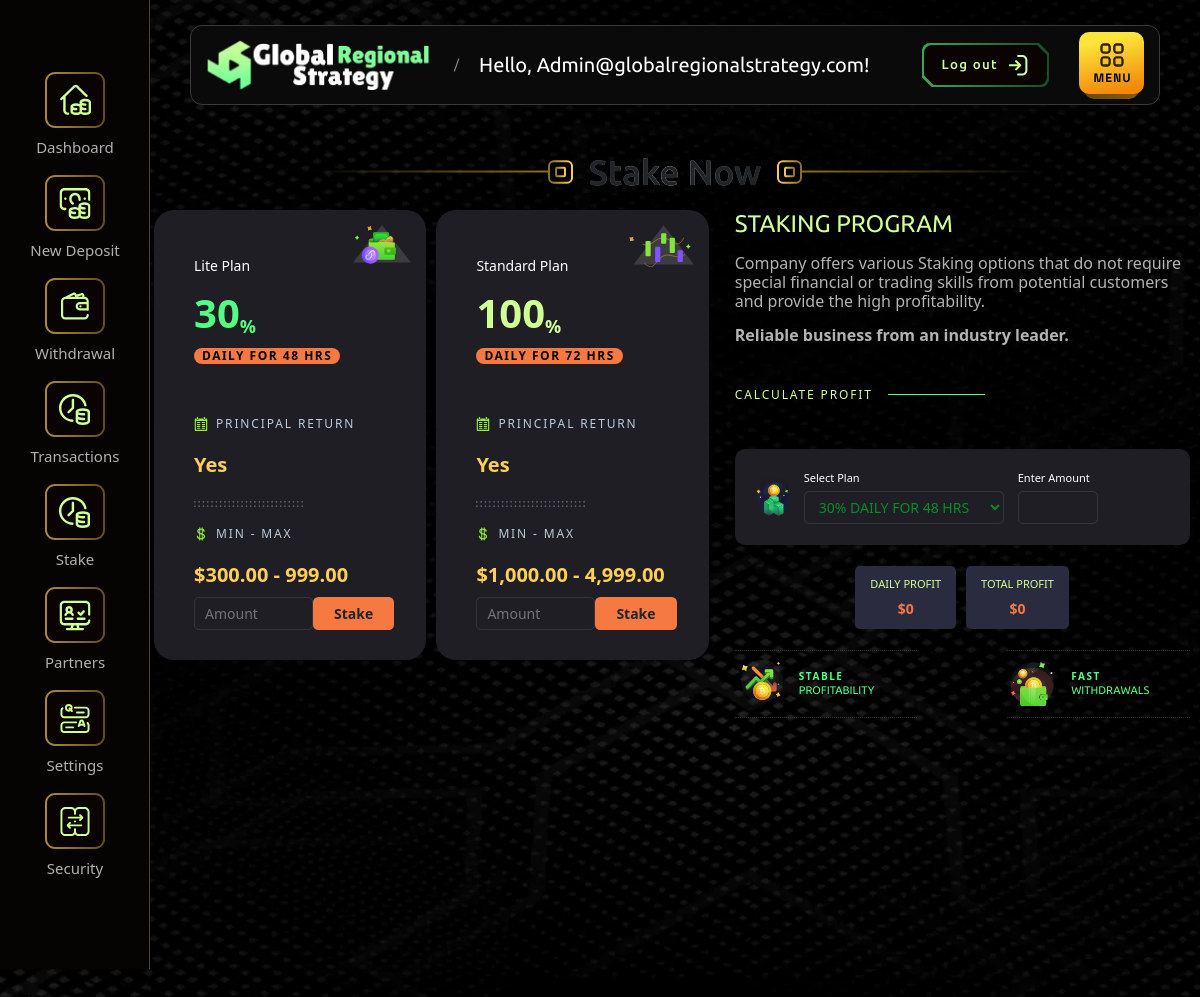
The page /stake/ (signed in) on the database its author committed.
### core/models.py (models this page shows, shortened)
class InvestmentPlan(models.Model):
    PLAN_CHOICES = [
        ('LITE', 'Lite Plan'),
        ('STANDARD', 'Standard Plan'),
        ('PREMIUM', 'Premium Plan'),
        ('DIAMOND', 'Diamond Plan'),
    ]
    name = models.CharField(max_length=20, choices=PLAN_CHOICES, unique=True)
    daily_percentage = models.IntegerField()
    duration_hours = models.PositiveIntegerField()  # e.g., 48 hours
    min_amount = models.DecimalField(max_digits=10, decimal_places=2)  # e.g., $300
    max_amount = models.DecimalField(max_digits=10, decimal_places=2, null=True, blank=True)  # e.g., Unlimited
    principal_return = models.BooleanField(default=True)

### core/views.py (the view, shortened to what this page needs)
# urls.py: path('stake/', views.stake, name='stake'),
@login_required
def stake(request):
    plan_names = ['LITE', 'STANDARD', 'PREMIUM', 'DIAMOND']
    plans = []
    for name in plan_names:
        try:
            plan = InvestmentPlan.objects.get(name=name)
            plans.append(plan)
        except InvestmentPlan.DoesNotExist:
            plans.append(None)
    import json
    daily_rates = {}
    plan_durations = {}
    for i, plan in enumerate(plans, 1):
        if plan:
            daily_rates[i] = plan.daily_percentage
            plan_durations[i] = plan.duration_hours
    context = {
        'plans': plans,
        'daily_rates': json.dumps(daily_rates),
        'plan_durations': json.dumps(plan_durations)
    }
    return render(request, 'invest.html', context)

### core/templates/invest.html (shortened to what this page needs)
{% extends "dashnav.html" %}
{% load humanize %}
{% load static %}
{% block content %}
<link href="https://cdn.jsdelivr.net/npm/bootstrap@5.3.2/dist/css/bootstrap.min.css" rel="stylesheet">
<header class="uk-heading uk-text-center uk-margin-small-bottom">
    <h1 class="uk-heading-line">Stake Now </h1>
</header>
<section class="invest" style="margin-top:0;margin-left:1em">
    <div class="container">
        <div class="row" style="margin-left:1em">
            <div class="col-lg-6 order-2 order-lg-1">
                <div class="invest-plan">
                    <div class="invest-plan__list">
                        <div class="invest-plan__item">
                            <div class="plan-item__icon">
                                <img src="{% static "img-new/plan1.svg" %}" alt="" style="height:42px">
                            </div>
                            <div class="text-white mb-2" style="color:white">{{ plans.0.get_name_display }}</div>
                            <div class="invest-plan__head">
                                <div class="invest-plan__percent"> <span>{{ plans.0.daily_percentage }}<sub>%</sub></span>
                                    <p> daily for {{ plans.0.duration_hours }} hrs
                                    </p>
                                </div>
                            </div>
                            <div class="invest-plan__info">
                                <div class="invest-plan__info-item">
                                    <p>Principal Return<img src="{% static "img/calendar.svg" %}" alt="plan-info-1-1" />
                                    </p>
                                    <span>
                                        {{ plans.0.principal_return|yesno:"Yes,No" }}
                                    </span>
                                </div>
                                <div class="invest-plan__info-item">
                                    <p>min - max<img src="{% static "img/dollar.svg" %}" alt="plan-info-1-2" />
                                    </p>
                                    <span>${{ plans.0.min_amount |floatformat:2|intcomma }} - {{ plans.0.max_amount |floatformat:2|intcomma |default:"Unlimited" }}</span>
                                    <form method="POST" action="{% url 'stake' %}">
                                        <div class="d-flex justify-content-center mt-2">
                                            <input type="text" name="amount" class="cal-input__input" size=7 placeholder="Amount">
                                            <button type="submit" class="btn custom-btn px-4 cal-input__input">Stake</button>
                                        </div>
                                    </form>
                                </div>
                            </div>
                        </div>
                        <div class="invest-plan__item">
                            <div class="plan-item__icon">
                                <img src="{% static "img-new/plan2.svg" %}" alt="" style="height:42px">
                            </div>
                            <div class="text-white mb-2" style="color:white">{{ plans.1.get_name_display }}</div>
                            <div class="invest-plan__head">
                                <div class="invest-plan__percent"> <span>{{ plans.1.daily_percentage }}<sub>%</sub></span>
                                    <p> daily for {{ plans.1.duration_hours }} hrs
                                    </p>
                                </div>
                            </div>
                            <div class="invest-plan__info">
                                <div class="invest-plan__info-item">
                                    <p>Principal Return<img src="{% static "img/calendar.svg" %}" alt="plan-info-1-1" />
                                    </p>
                                    <span>
                                        {{ plans.1.principal_return|yesno:"Yes,No" }}
                                    </span>
                                </div>
                                <div class="invest-plan__info-item">
                                    <p>min - max<img src="{% static "img/dollar.svg" %}" alt="plan-info-1-2" />
                                    </p>
                                    <span>${{ plans.1.min_amount |floatformat:2|intcomma }} - {{ plans.1.max_amount |floatformat:2|intcomma |default:"Unlimited" }}</span>
                                    <form method="POST" action="{% url 'stake' %}">
                                        <div class="d-flex justify-content-center mt-2">
                                            <input type="text" name="amount" class="cal-input__input" size=7 placeholder="Amount">
                                            <button type="submit" class="btn custom-btn px-4 cal-input__input">Stake</button>
                                        </div>
                                    </form>
                                </div>
                            </div>
                        </div>
                    </div>
                </div>
                <div class="invest-plan mt-3">
                    <div class="invest-plan__list">
                    </div>
                </div>
            </div>
            <div class="col-lg-6 order-1 order-lg-2">
                <div class="invest-wrap">
                    <div class="main-title">
                        <div class="main-title__text">Staking Program
                        </div>
                    </div>
                    <div class="main-text">
                        <p>Company offers various Staking options that do not require special
                            financial or trading skills from potential customers and provide the
                            high profitability.</p>
                        <p><b>Reliable business from an industry leader.</b></p>
                    </div>
                    <div class="invest-tabs__title">CALCULATE PROFIT
                    </div>
                    <div class="calbox p-4 my-4">
                        <div class="d-flex">
                            <div class="cal-icon d-flex align-items-center mr-3">
                                <img src="{% static "img/calicon.svg" %}" width="34" alt="">
                            </div>
                            <div class="cal-input mr-3">
                                <label class="d-block cal-label text-white">Select Plan</label>
                                <select name="plan" id="cal_plan" style="min-width:200px; color: #048e2a"
                                    class="cal-input__input">
                                    {% for plan in plans %}
                                    {% if plan %}
                                    <option value="{{ forloop.counter }}">{{ plan.daily_percentage }}% DAILY FOR {{ plan.duration_hours }} HRS</option>
                                    {% endif %}
                                    {% endfor %}
                                </select>
                            </div>
                            <div class="cal-input">
                                <label class="d-block cal-label text-white">Enter Amount</label>
                                <input type="text" name="amount" class="cal-input__input" id="cal_amount"
                                    style="width:80px">
                            </div>
                        </div>
                    </div>
                    <div class="d-flex justify-content-center">
                        <div class="cal-res d-flex mt-3 mt-lg-0 mb-4">
                            <div class="cal-res__item">
                                <div class="cal-res__txt">DAILY Profit</div>
                                <div class="cal-res__val" id="daily_res">$0</div>
                            </div>
                            <div class="cal-res__item">
                                <div class="cal-res__txt">TOTAL Profit</div>
                                <div class="cal-res__val" id="total_res">$0</div>
                            </div>
                        </div>
                    </div>
                    <div class="invest-tabs" data-tabs-btns="invest">
                        <div class="invest-tabs__item">
                            <p>stable</p><span>profitability</span>
                            <img src="{% static "img/stable-profit.svg" %}" alt="">
                        </div>
                        <div class="invest-tabs__item">
                            <p>Fast</p><span>withdrawals</span>
                            <img src="{% static "img/instant-withdraw.svg" %}" alt="">
                        </div>
                    </div>
                </div>
            </div>
        </div>
    </div>
</section>
{% endblock content %}

### core/templates/dashnav.html (shortened to what this page needs)
{% load humanize %}
<!DOCTYPE html>
<html lang="en">
{% load static %}
<head>
    <link rel="stylesheet" href="{% static "css/framework.css" %}">
    <link rel="stylesheet" href="{% static "css/dashboard.css" %}">
    <link rel="stylesheet" href="{% static "css/custom.css" %}">
    <link href="{% static "css/spop.min.css" %}" rel="stylesheet">
	<link rel="stylesheet" href="{% static "css/vendor.css" %}">
	<link rel="stylesheet" href="{% static "css/style.css" %}">
	<link href="{% static "css/spop.min.css" %}" rel="stylesheet">
</head>
<body>
<nav id="asMenu" class="uk-visible@s">
    <ul class="uk-iconnav uk-iconnav-vertical uk-animation-fade uk-animation-fast">
        <li class="">
            <a href="{% url "account" %}">
                <span class="uk-background-icon">
                </span>
                Dashboard
            </a>
        </li>
        <li class="">
            <a href="{% url "deposit" %}">
                <span class="uk-background-icon">
                </span>
                New Deposit
            </a>
        </li>
        <li class="">
            <a href="{% url "withdrawal" %}">
                <span class="uk-background-icon">
                </span>
                Withdrawal
            </a>
        </li>
        <li class="">
            <a href="{% url "history" %}">
                <span class="uk-background-icon">
                </span>
                Transactions
            </a>
        </li>
        <li class="">
            <a href="{% url "stake" %}">
                <span class="uk-background-icon">
                </span>
                Stake
            </a>
        </li>
        <li class="">
            <a href="{% url "referral" %}">
                <span class="uk-background-icon">
                </span>
                Partners
            </a>
        </li>
        <li class="">
            <a href="{% url "edit_account" %}">
                <span class="uk-background-icon">
                </span>
                Settings
            </a>
        </li>
        <li class="">
            <a href="{% url "security" %}">
                <span class="uk-background-icon">
                </span>
                Security
            </a>
        </li>
    </ul>
</nav>
<header id="asNavbar" class="uk-section-xsmall">
    <div class="uk-container uk-container-expand">
        <nav class="uk-navbar-container" uk-navbar="offset: 10">
            <div class="uk-navbar-left uk-width-expand">
                <a href="{% url "index" %}" class="uk-navbar-item uk-logo">
                    <img src="{% static "img/logo-white.png" %}" width="233" height="41" loading="lazy" alt="logo">
                </a>
                <aside id="asNavbar-user" class="uk-navbar-item uk-visible@l">
                    <span class="uk-text-muted uk-margin-small-right">/</span>
                    <span class="uk-text-lead">Hello, {{request.user}}!</span>
                </aside>
            </div>
            <div class="uk-navbar-right uk-width-auto">
                <ul id="asNavbar-nav-right" class="uk-navbar-nav uk-visible@l">
                    <li>
                        <a href="{% url "logout" %}">
                            Log out
                        </a>
                    </li>
                </ul>
                <a href="#asOffcanvasRight" class="uk-navbar-toggle uk-preserve uk-hidden@xl" uk-navbar-toggle-icon
                    uk-toggle></a>
            </div>
        </nav> <br>
    </div>
</header>
<div class="content">
    {% block content %}{% endblock %}
</div>
</body>
</html>

### static/css/dashboard.css (style rules this page uses)
:root { --width-menu: 150px; }
body { background: url(../img/bg/bg-account.webp) 50% 0 / cover no-repeat; }
#asMenu { position: absolute; height: auto; }
#asMenu::before, #asMenu::after { background: url(../img/icon/account/bg-menu.svg) 0 0 no-repeat; content: ''; display: block; position: absolute; top: 0; left: 0; width: var(--width-menu); bottom: 50%; }
#asMenu::after { background-position: 40% 96%; top: 50%; bottom: 0; }
#asNavbar { position: relative; z-index: 100; }
#asNavbar-user { padding-left: 0; }
#asNavbar-nav-right { -ms-flex-align: center; align-items: center; padding: 0 15px; }
.uk-h1, h1 { font-size: 44px; }
@media (min-width: 640px) { body { padding-left: var(--width-menu); } }

### core/templates/invest.html (style rules this page uses)
.custom-btn { background-color: #f67942; border: none; font-weight:bold; transition: all 0.3s ease; }
.invest-plan__item { opacity: 0; transform: translateY(50px); transition: all 0.8s ease; }
.invest-plan__item.animate { opacity: 1; transform: translateY(0); }
.invest-plan__item:nth-child(1) { animation-delay: 0.2s; }
.invest-plan__item:nth-child(2) { animation-delay: 0.4s; }
.invest-wrap { animation: slideInUp 1s ease-out; }
.calbox { animation: zoomIn 1.2s ease-out; }
.cal-res__item { transition: transform 0.3s ease; }
.invest-tabs__item { transition: all 0.3s ease; }

### rows shown on the page
InvestmentPlan: name "Lite Plan", daily_percentage "30", duration_hours "48", principal_return "Yes", min_amount "300.00", max_amount "999.00"
InvestmentPlan: name "Standard Plan", daily_percentage "100", duration_hours "72", principal_return "Yes", min_amount "1,000.00", max_amount "4,999.00"

### other values the page prints
{{ request.user }} "Admin@globalregionalstrategy.com"
form field plan "30% DAILY FOR 48 HRS"
